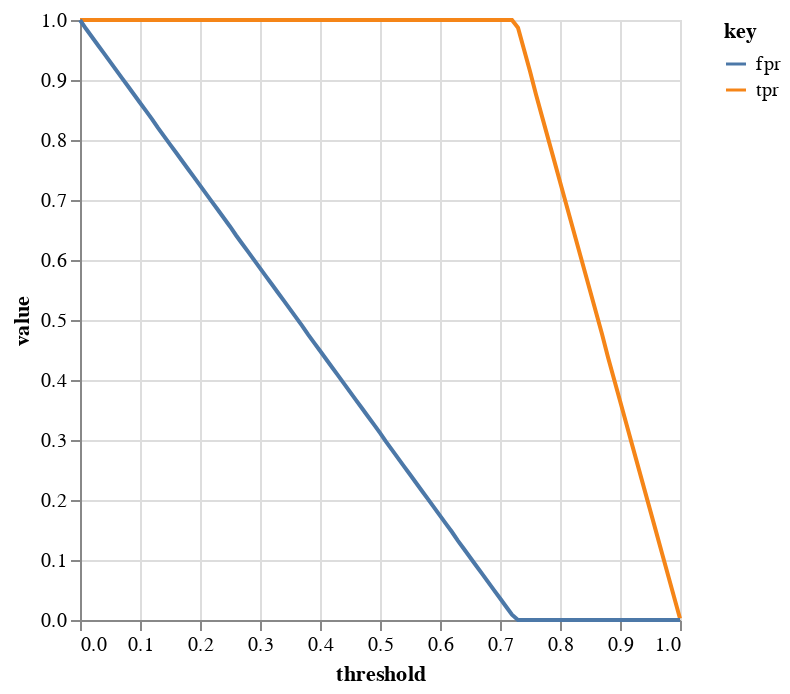

The notebook cell saved with this chart:
### Code cell
alt.Chart(df_ideal).transform_fold(["tpr", "fpr"]).mark_line().encode(
    alt.X("threshold:Q"), alt.Y("value:Q"), alt.Color("key:N")
)

### Figure 1 — Vega-Lite specification as saved in the notebook (floating-point values rounded to 4 significant figures)
{"config": {"view": {"continuousWidth": 300, "continuousHeight": 300}}, "data": {"name": "data-50de49770efe7fdd44a2bd600e5161cd"}, "mark": {"type": "line"}, "encoding": {"color": {"field": "key", "type": "nominal"}, "x": {"field": "threshold", "type": "quantitative"}, "y": {"field": "value", "type": "quantitative"}}, "transform": [{"fold": ["tpr", "fpr"]}], "$schema": "https://vega.github.io/schema/vega-lite/v5.20.1.json", "datasets": {"data-50de49770efe7fdd44a2bd600e5161cd": [{"threshold": 0.0, "tp": 386, "fp": 1023, "fn": 0, "tn": 0, "tpr": 1.0, "fpr": 1.0}, {"threshold": 0.01, "tp": 386, "fp": 1008, "fn": 0, "tn": 15, "tpr": 1.0, "fpr": 0.9853}, {"threshold": 0.02, "tp": 386, "fp": 994, "fn": 0, "tn": 29, "tpr": 1.0, "fpr": 0.9717}, {"threshold": 0.03, "tp": 386, "fp": 980, "fn": 0, "tn": 43, "tpr": 1.0, "fpr": 0.958}, {"threshold": 0.04, "tp": 386, "fp": 966, "fn": 0, "tn": 57, "tpr": 1.0, "fpr": 0.9443}, {"threshold": 0.05, "tp": 386, "fp": 952, "fn": 0, "tn": 71, "tpr": 1.0, "fpr": 0.9306}, {"threshold": 0.06, "tp": 386, "fp": 938, "fn": 0, "tn": 85, "tpr": 1.0, "fpr": 0.9169}, {"threshold": 0.07, "tp": 386, "fp": 924, "fn": 0, "tn": 99, "tpr": 1.0, "fpr": 0.9032}, {"threshold": 0.08, "tp": 386, "fp": 910, "fn": 0, "tn": 113, "tpr": 1.0, "fpr": 0.8895}, {"threshold": 0.09, "tp": 386, "fp": 896, "fn": 0, "tn": 127, "tpr": 1.0, "fpr": 0.8759}, {"threshold": 0.1, "tp": 386, "fp": 882, "fn": 0, "tn": 141, "tpr": 1.0, "fpr": 0.8622}, {"threshold": 0.11, "tp": 386, "fp": 868, "fn": 0, "tn": 155, "tpr": 1.0, "fpr": 0.8485}, {"threshold": 0.12, "tp": 386, "fp": 854, "fn": 0, "tn": 169, "tpr": 1.0, "fpr": 0.8348}, {"threshold": 0.13, "tp": 386, "fp": 839, "fn": 0, "tn": 184, "tpr": 1.0, "fpr": 0.8201}, {"threshold": 0.14, "tp": 386, "fp": 825, "fn": 0, "tn": 198, "tpr": 1.0, "fpr": 0.8065}, {"threshold": 0.15, "tp": 386, "fp": 811, "fn": 0, "tn": 212, "tpr": 1.0, "fpr": 0.7928}, {"threshold": 0.16, "tp": 386, "fp": 797, "fn": 0, "tn": 226, "tpr": 1.0, "fpr": 0.7791}, {"threshold": 0.17, "tp": 386, "fp": 783, "fn": 0, "tn": 240, "tpr": 1.0, "fpr": 0.7654}, {"threshold": 0.18, "tp": 386, "fp": 769, "fn": 0, "tn": 254, "tpr": 1.0, "fpr": 0.7517}, {"threshold": 0.19, "tp": 386, "fp": 755, "fn": 0, "tn": 268, "tpr": 1.0, "fpr": 0.738}, {"threshold": 0.2, "tp": 386, "fp": 741, "fn": 0, "tn": 282, "tpr": 1.0, "fpr": 0.7243}, {"threshold": 0.21, "tp": 386, "fp": 727, "fn": 0, "tn": 296, "tpr": 1.0, "fpr": 0.7107}, {"threshold": 0.22, "tp": 386, "fp": 713, "fn": 0, "tn": 310, "tpr": 1.0, "fpr": 0.697}, {"threshold": 0.23, "tp": 386, "fp": 699, "fn": 0, "tn": 324, "tpr": 1.0, "fpr": 0.6833}, {"threshold": 0.24, "tp": 386, "fp": 685, "fn": 0, "tn": 338, "tpr": 1.0, "fpr": 0.6696}, {"threshold": 0.25, "tp": 386, "fp": 671, "fn": 0, "tn": 352, "tpr": 1.0, "fpr": 0.6559}, {"threshold": 0.26, "tp": 386, "fp": 656, "fn": 0, "tn": 367, "tpr": 1.0, "fpr": 0.6413}, {"threshold": 0.27, "tp": 386, "fp": 642, "fn": 0, "tn": 381, "tpr": 1.0, "fpr": 0.6276}, {"threshold": 0.28, "tp": 386, "fp": 628, "fn": 0, "tn": 395, "tpr": 1.0, "fpr": 0.6139}, {"threshold": 0.29, "tp": 386, "fp": 614, "fn": 0, "tn": 409, "tpr": 1.0, "fpr": 0.6002}, {"threshold": 0.3, "tp": 386, "fp": 600, "fn": 0, "tn": 423, "tpr": 1.0, "fpr": 0.5865}, {"threshold": 0.31, "tp": 386, "fp": 586, "fn": 0, "tn": 437, "tpr": 1.0, "fpr": 0.5728}, {"threshold": 0.32, "tp": 386, "fp": 572, "fn": 0, "tn": 451, "tpr": 1.0, "fpr": 0.5591}, {"threshold": 0.33, "tp": 386, "fp": 558, "fn": 0, "tn": 465, "tpr": 1.0, "fpr": 0.5455}, {"threshold": 0.34, "tp": 386, "fp": 544, "fn": 0, "tn": 479, "tpr": 1.0, "fpr": 0.5318}, {"threshold": 0.35, "tp": 386, "fp": 530, "fn": 0, "tn": 493, "tpr": 1.0, "fpr": 0.5181}, {"threshold": 0.36, "tp": 386, "fp": 516, "fn": 0, "tn": 507, "tpr": 1.0, "fpr": 0.5044}, {"threshold": 0.37, "tp": 386, "fp": 502, "fn": 0, "tn": 521, "tpr": 1.0, "fpr": 0.4907}, {"threshold": 0.38, "tp": 386, "fp": 487, "fn": 0, "tn": 536, "tpr": 1.0, "fpr": 0.4761}, {"threshold": 0.39, "tp": 386, "fp": 473, "fn": 0, "tn": 550, "tpr": 1.0, "fpr": 0.4624}, {"threshold": 0.4, "tp": 386, "fp": 459, "fn": 0, "tn": 564, "tpr": 1.0, "fpr": 0.4487}, {"threshold": 0.41, "tp": 386, "fp": 445, "fn": 0, "tn": 578, "tpr": 1.0, "fpr": 0.435}, {"threshold": 0.42, "tp": 386, "fp": 431, "fn": 0, "tn": 592, "tpr": 1.0, "fpr": 0.4213}, {"threshold": 0.43, "tp": 386, "fp": 417, "fn": 0, "tn": 606, "tpr": 1.0, "fpr": 0.4076}, {"threshold": 0.44, "tp": 386, "fp": 403, "fn": 0, "tn": 620, "tpr": 1.0, "fpr": 0.3939}, {"threshold": 0.45, "tp": 386, "fp": 389, "fn": 0, "tn": 634, "tpr": 1.0, "fpr": 0.3803}, {"threshold": 0.46, "tp": 386, "fp": 375, "fn": 0, "tn": 648, "tpr": 1.0, "fpr": 0.3666}, {"threshold": 0.47, "tp": 386, "fp": 361, "fn": 0, "tn": 662, "tpr": 1.0, "fpr": 0.3529}, {"threshold": 0.48, "tp": 386, "fp": 347, "fn": 0, "tn": 676, "tpr": 1.0, "fpr": 0.3392}, {"threshold": 0.49, "tp": 386, "fp": 333, "fn": 0, "tn": 690, "tpr": 1.0, "fpr": 0.3255}, {"threshold": 0.5, "tp": 386, "fp": 319, "fn": 0, "tn": 704, "tpr": 1.0, "fpr": 0.3118}, {"threshold": 0.51, "tp": 386, "fp": 304, "fn": 0, "tn": 719, "tpr": 1.0, "fpr": 0.2972}, {"threshold": 0.52, "tp": 386, "fp": 290, "fn": 0, "tn": 733, "tpr": 1.0, "fpr": 0.2835}, {"threshold": 0.53, "tp": 386, "fp": 276, "fn": 0, "tn": 747, "tpr": 1.0, "fpr": 0.2698}, {"threshold": 0.54, "tp": 386, "fp": 262, "fn": 0, "tn": 761, "tpr": 1.0, "fpr": 0.2561}, {"threshold": 0.55, "tp": 386, "fp": 248, "fn": 0, "tn": 775, "tpr": 1.0, "fpr": 0.2424}, {"threshold": 0.56, "tp": 386, "fp": 234, "fn": 0, "tn": 789, "tpr": 1.0, "fpr": 0.2287}, {"threshold": 0.57, "tp": 386, "fp": 220, "fn": 0, "tn": 803, "tpr": 1.0, "fpr": 0.2151}, {"threshold": 0.58, "tp": 386, "fp": 206, "fn": 0, "tn": 817, "tpr": 1.0, "fpr": 0.2014}, {"threshold": 0.59, "tp": 386, "fp": 192, "fn": 0, "tn": 831, "tpr": 1.0, "fpr": 0.1877}, {"threshold": 0.6, "tp": 386, "fp": 178, "fn": 0, "tn": 845, "tpr": 1.0, "fpr": 0.174}, {"threshold": 0.61, "tp": 386, "fp": 164, "fn": 0, "tn": 859, "tpr": 1.0, "fpr": 0.1603}, {"threshold": 0.62, "tp": 386, "fp": 150, "fn": 0, "tn": 873, "tpr": 1.0, "fpr": 0.1466}, {"threshold": 0.63, "tp": 386, "fp": 135, "fn": 0, "tn": 888, "tpr": 1.0, "fpr": 0.132}, {"threshold": 0.64, "tp": 386, "fp": 121, "fn": 0, "tn": 902, "tpr": 1.0, "fpr": 0.1183}, {"threshold": 0.65, "tp": 386, "fp": 107, "fn": 0, "tn": 916, "tpr": 1.0, "fpr": 0.1046}, {"threshold": 0.66, "tp": 386, "fp": 93, "fn": 0, "tn": 930, "tpr": 1.0, "fpr": 0.09091}, {"threshold": 0.67, "tp": 386, "fp": 79, "fn": 0, "tn": 944, "tpr": 1.0, "fpr": 0.07722}, {"threshold": 0.68, "tp": 386, "fp": 65, "fn": 0, "tn": 958, "tpr": 1.0, "fpr": 0.06354}, {"threshold": 0.69, "tp": 386, "fp": 51, "fn": 0, "tn": 972, "tpr": 1.0, "fpr": 0.04985}, {"threshold": 0.7, "tp": 386, "fp": 37, "fn": 0, "tn": 986, "tpr": 1.0, "fpr": 0.03617}, {"threshold": 0.71, "tp": 386, "fp": 23, "fn": 0, "tn": 1000, "tpr": 1.0, "fpr": 0.02248}, {"threshold": 0.72, "tp": 386, "fp": 9, "fn": 0, "tn": 1014, "tpr": 1.0, "fpr": 0.008798}, {"threshold": 0.73, "tp": 381, "fp": 0, "fn": 5, "tn": 1023, "tpr": 0.987, "fpr": 0.0}, {"threshold": 0.74, "tp": 367, "fp": 0, "fn": 19, "tn": 1023, "tpr": 0.9508, "fpr": 0.0}, {"threshold": 0.75, "tp": 353, "fp": 0, "fn": 33, "tn": 1023, "tpr": 0.9145, "fpr": 0.0}, {"threshold": 0.76, "tp": 338, "fp": 0, "fn": 48, "tn": 1023, "tpr": 0.8756, "fpr": 0.0}, {"threshold": 0.77, "tp": 324, "fp": 0, "fn": 62, "tn": 1023, "tpr": 0.8394, "fpr": 0.0}, {"threshold": 0.78, "tp": 310, "fp": 0, "fn": 76, "tn": 1023, "tpr": 0.8031, "fpr": 0.0}, {"threshold": 0.79, "tp": 296, "fp": 0, "fn": 90, "tn": 1023, "tpr": 0.7668, "fpr": 0.0}, {"threshold": 0.8, "tp": 282, "fp": 0, "fn": 104, "tn": 1023, "tpr": 0.7306, "fpr": 0.0}, {"threshold": 0.81, "tp": 268, "fp": 0, "fn": 118, "tn": 1023, "tpr": 0.6943, "fpr": 0.0}, {"threshold": 0.82, "tp": 254, "fp": 0, "fn": 132, "tn": 1023, "tpr": 0.658, "fpr": 0.0}, {"threshold": 0.83, "tp": 240, "fp": 0, "fn": 146, "tn": 1023, "tpr": 0.6218, "fpr": 0.0}, {"threshold": 0.84, "tp": 226, "fp": 0, "fn": 160, "tn": 1023, "tpr": 0.5855, "fpr": 0.0}, {"threshold": 0.85, "tp": 212, "fp": 0, "fn": 174, "tn": 1023, "tpr": 0.5492, "fpr": 0.0}, {"threshold": 0.86, "tp": 198, "fp": 0, "fn": 188, "tn": 1023, "tpr": 0.513, "fpr": 0.0}, {"threshold": 0.87, "tp": 184, "fp": 0, "fn": 202, "tn": 1023, "tpr": 0.4767, "fpr": 0.0}, {"threshold": 0.88, "tp": 169, "fp": 0, "fn": 217, "tn": 1023, "tpr": 0.4378, "fpr": 0.0}, {"threshold": 0.89, "tp": 155, "fp": 0, "fn": 231, "tn": 1023, "tpr": 0.4016, "fpr": 0.0}, {"threshold": 0.9, "tp": 141, "fp": 0, "fn": 245, "tn": 1023, "tpr": 0.3653, "fpr": 0.0}, {"threshold": 0.91, "tp": 127, "fp": 0, "fn": 259, "tn": 1023, "tpr": 0.329, "fpr": 0.0}, {"threshold": 0.92, "tp": 113, "fp": 0, "fn": 273, "tn": 1023, "tpr": 0.2927, "fpr": 0.0}, {"threshold": 0.93, "tp": 99, "fp": 0, "fn": 287, "tn": 1023, "tpr": 0.2565, "fpr": 0.0}, {"threshold": 0.94, "tp": 85, "fp": 0, "fn": 301, "tn": 1023, "tpr": 0.2202, "fpr": 0.0}, {"threshold": 0.95, "tp": 71, "fp": 0, "fn": 315, "tn": 1023, "tpr": 0.1839, "fpr": 0.0}, {"threshold": 0.96, "tp": 57, "fp": 0, "fn": 329, "tn": 1023, "tpr": 0.1477, "fpr": 0.0}, {"threshold": 0.97, "tp": 43, "fp": 0, "fn": 343, "tn": 1023, "tpr": 0.1114, "fpr": 0.0}, {"threshold": 0.98, "tp": 29, "fp": 0, "fn": 357, "tn": 1023, "tpr": 0.07513, "fpr": 0.0}, {"threshold": 0.99, "tp": 15, "fp": 0, "fn": 371, "tn": 1023, "tpr": 0.03886, "fpr": 0.0}, {"threshold": 1.0, "tp": 1, "fp": 0, "fn": 385, "tn": 1023, "tpr": 0.002591, "fpr": 0.0}]}}
